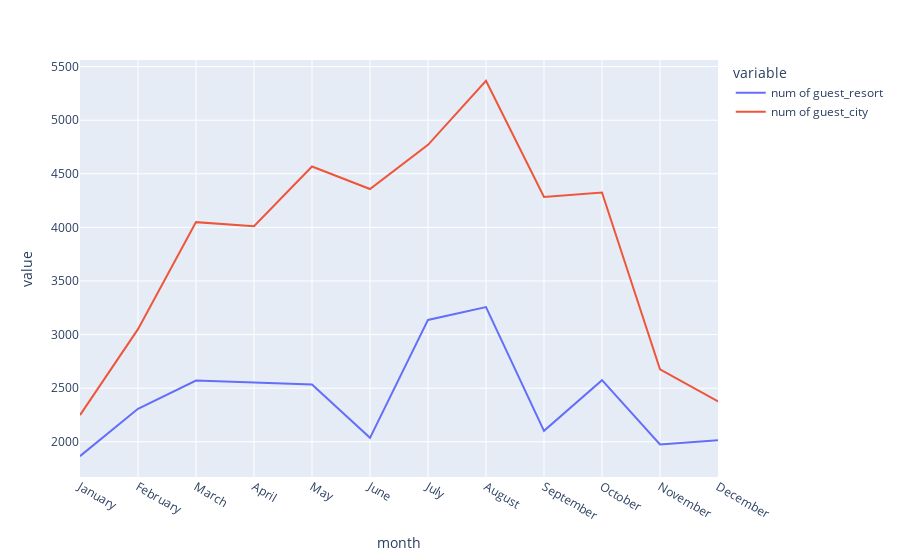

Write notebook code for a chart like this one.
### Code cell
px.line(merged_months, x = 'month', 
        y = ['num of guest_resort','num of guest_city'])

### Figure 1 — Plotly figure (JSON) as saved in the notebook; plotly's stock layout.template omitted (floating-point values rounded to 4 significant figures)
{"data": [{"hovertemplate": "variable=num of guest_resort<br>month=%{x}<br>value=%{y}<extra></extra>", "legendgroup": "num of guest_resort", "line": {"color": "#636efa", "dash": "solid"}, "marker": {"symbol": "circle"}, "mode": "lines", "name": "num of guest_resort", "orientation": "v", "showlegend": true, "type": "scatter", "x": ["January", "February", "March", "April", "May", "June", "July", "August", "September", "October", "November", "December"], "xaxis": "x", "y": [1866, 2308, 2571, 2550, 2535, 2037, 3137, 3257, 2102, 2575, 1975, 2014], "yaxis": "y"}, {"hovertemplate": "variable=num of guest_city<br>month=%{x}<br>value=%{y}<extra></extra>", "legendgroup": "num of guest_city", "line": {"color": "#EF553B", "dash": "solid"}, "marker": {"symbol": "circle"}, "mode": "lines", "name": "num of guest_city", "orientation": "v", "showlegend": true, "type": "scatter", "x": ["January", "February", "March", "April", "May", "June", "July", "August", "September", "October", "November", "December"], "xaxis": "x", "y": [2249, 3051, 4049, 4010, 4568, 4358, 4770, 5367, 4283, 4326, 2676, 2377], "yaxis": "y"}], "layout": {"legend": {"title": {"text": "variable"}, "tracegroupgap": 0}, "margin": {"t": 60}, "xaxis": {"anchor": "y", "domain": [0, 1], "title": {"text": "month"}}, "yaxis": {"anchor": "x", "domain": [0, 1], "title": {"text": "value"}}}}
